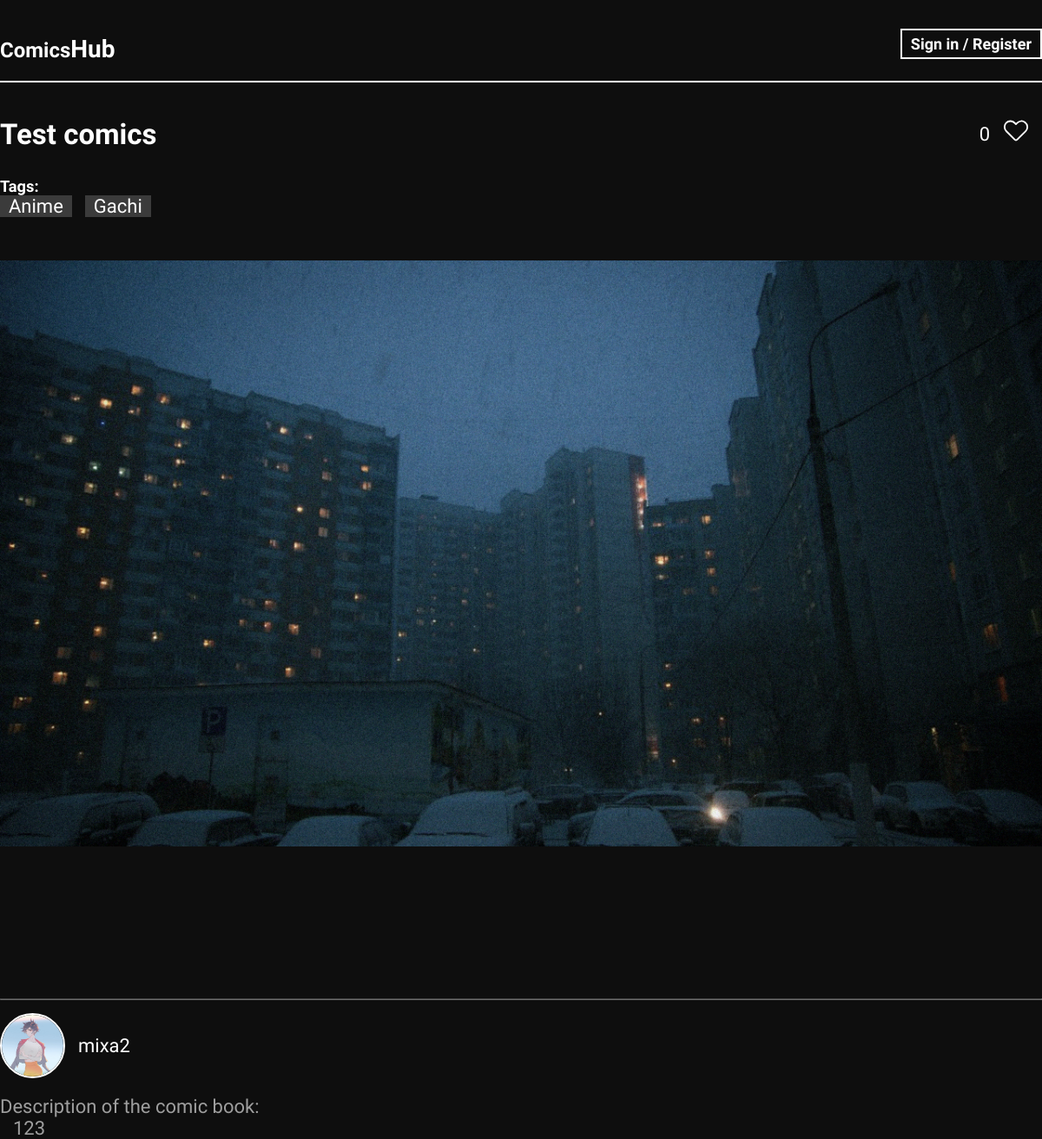
Page /comics/test-comics on the committed database.
### apps/comics/models.py (models this page shows, shortened)
class Comics(models.Model):
    title = models.CharField(max_length=150, verbose_name='Title')
    slug = AutoSlugField(populate_from='title', verbose_name='Comics url')
    description = models.TextField(max_length=512, null=True, blank=True, verbose_name='Description')
    is_complete = models.BooleanField(default=False, verbose_name='Is complete')
    unique_views = models.ManyToManyField(IP, related_name='post_views', blank=True)
    created_at = models.DateTimeField(auto_now_add=True, verbose_name='Created at')
    updated_at = models.DateTimeField(auto_now=True, verbose_name='Updated at')
    preview_image = models.ImageField(
        upload_to=upload_function, verbose_name='Edit preview image',
        validators=[FileExtensionValidator(allowed_extensions=['jpg', 'jpeg'])]
    )
    like_dislikes = GenericRelation(LikesDislikes)
    tags = TaggableManager()
    author = models.ForeignKey(get_user_model(), null=True, on_delete=models.SET_NULL, verbose_name='Author')
    def get_preview_image(self):
        return mark_safe(f'<img src="{self.preview_image.url}" width="auto" height="130">')
    get_preview_image.short_description = 'Preview image'
    class Meta:
        verbose_name = 'Comic book'
        verbose_name_plural = 'Comics'
        ordering = ['-created_at']

class Images(models.Model):
    image = models.ImageField(
        upload_to=upload_comics_images, validators=[FileExtensionValidator(allowed_extensions=['jpg', 'jpeg'])]
    )
    comics_id = models.ForeignKey(Comics, on_delete=models.CASCADE, verbose_name='Comics id')
    class Meta:
        verbose_name = 'Image'
        verbose_name_plural = 'Images'

### apps/users_profiles/models.py (models this page shows, shortened)
class User(AbstractUser):
    avatar = models.ImageField(upload_to=upload_user_avatars_func,
                               null=True,
                               blank=True,
                               validators=[FileExtensionValidator(allowed_extensions=['jpg', 'jpeg'])])
    class Meta:
        verbose_name = 'User'
        verbose_name_plural = 'Users'

### apps/comics/views.py (the view)
# urls.py: path('comics/<str:slug>', DetailComicsView.as_view(), name='detail_comics_view')
class DetailComicsView(views.View):
    def get(self, request, slug, *args, **kwargs):
        comics_values = ('title', 'description', 'preview_image', 'tags')
        author_values = ('username', 'avatar')
        comics = get_object_or_404(Comics, slug=slug)
        author = comics.author
        images = Images.objects.filter(comics_id=comics.pk)
        ip = get_client_ip(self.request)
        if not IP.objects.filter(ip=ip).exists():
            IP.objects.create(ip=ip)
        comics.unique_views.add(IP.objects.get(ip=ip))
        context = {
            "detail_comics": comics,
            "author": author,
            'images': images
        }
        return render(request, 'comics/detail_comics_view.html', context=context)

### apps/comics/views.py (called while the page is built)
def get_client_ip(request):
    x_forwarded_for = request.META.get('HTTP_X_FORWARDED_FOR')
    if x_forwarded_for:
        ip = x_forwarded_for.split(',')[0]
    else:
        ip = request.META.get('REMOTE_ADDR')
    return ip

### apps/comics/templates/comics/detail_comics_view.html (shortened to what this page needs)
{% extends 'base.html' %}
{% load static %}
{% block content %}
    <div class="comics-detail-head">
        <h2 class="comics-detail-title">
            {{ detail_comics.title }}
        </h2>
        <div class="likes">
            <span id="col-likes">0</span>
        </div>
    </div>
    <h5 class="tags-title">Tags:</h5>
    <ul class="tags">
    {% for tag in detail_comics.tags.all %}
        <li class="tags-elem">{{ tag }}</li>
    {% empty %}
        <h4>Poshel nahuy</h4>
    {% endfor %}
    </ul>
    <div class="view_pages">
        {% for img in images %}
            <img class="page_img" src="{{ img.image.url }}" alt="">
        {% endfor %}
    </div>
    <hr class="info-line top-line">
    <div class="author-info">
        <div class="user-avatar comics-author">
            <a href="{% url 'user_profile' author.username %}" class="profile-avatar-url">
                <img class="profile-avatar" src="{{ author.avatar.url }}" alt="">
            </a>
        </div>
        <div class="author-username">
            <a class="author-username-url" href="{% url 'user_profile' author.username %}">{{ author.username }}</a>
        </div>
    </div>
    {% if detail_comics.description %}
    <div class="comics-description">
        <span class="comics-description-title">Description of the comic book:</span>
        <div class="comics-description-text">
            {{ detail_comics.description }}
        </div>
    </div>
    {% endif %}
{% endblock content %}

### application/static/application/css/base.css (style rules this page uses)
body { background-color: #0e0e0e; color: white; font-family: 'Padauk', sans-serif; font-size: 22px; }
*, *::after, *::before { margin: 0; padding: 0; box-sizing: border-box; }
.user-avatar { width: 50px; height: 50px; margin: 0 auto; overflow: hidden; border-radius: 50%; margin-left: 10px; }
.profile-avatar { width: 100%; height: 100%; margin: 0 auto; }
.comics-detail-head { display: flex; justify-content: space-between; align-items: center; margin-bottom: 30px; }
.likes { display: flex; align-items: center; -webkit-user-select: none; -moz-user-select: none; -ms-user-select: none; user-select: none; }
.like-icon { margin: 0 15px 0 15px; width: 30px; fill: white; cursor: pointer; transform: translateY(-15%); }
.view_pages { margin: 50px 0 50px; width: 100%; height: 100vh; overflow: auto; }
.page_img { width: 100%; }
.tags { display: flex; flex-wrap: wrap; }
.tags-elem { list-style-type: none; margin-left: 15px; padding: 0 10px; background-color: rgb(59, 59, 59); }
.tags-elem:nth-child(1) { margin-left: 0; }
.info-line { opacity: .4; }
.info-line.top-line { margin-bottom: 15px; }
.profile-avatar-url { display: inline-block; }
.author-username { margin-left: 15px; }
.author-username-url { color: #fff; text-decoration: none; cursor: pointer; }
.comics-description { margin-top: 20px; }
.comics-description-title { opacity: .6; }
.comics-description-text { margin-left: 15px; opacity: .6; }
.author-info { display: flex; justify-content: flex-start; align-items: center; }
.user-avatar.comics-author { margin: 0; width: 75px; height: 75px; border: 2px solid #fff; }

### rows in the picture
Comics: title "Test comics", description "123"
Tag: name "Anime"
Tag: name "Gachi"
Images: image (picture)
User: avatar (picture), username "mixa2"
